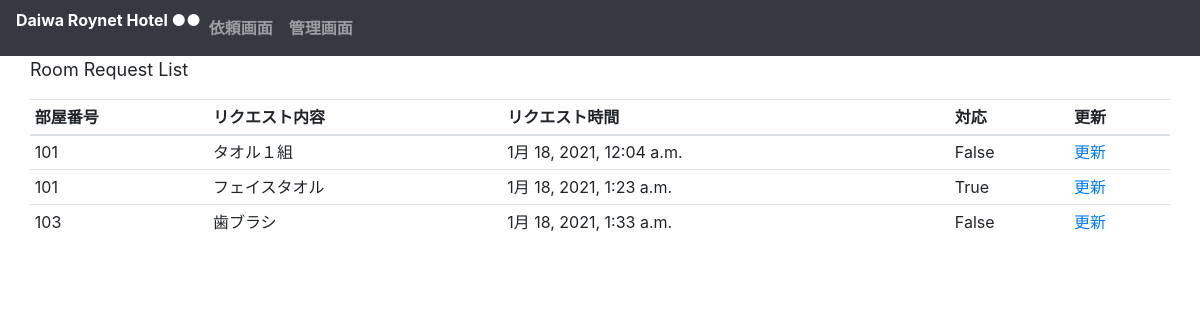
The page /roomrequest_list/ on the database its author committed.
### room/models.py (models this page shows, shortened)
class RoomRequest(models.Model):
    choice_area =(
        (1,'タオル１組'),
        (2,'バスタオル'),
        (3,'フェイスタオル'),
        (4,'歯ブラシ'),
        (5,'貸出物'),
    )
    room_number = models.ForeignKey(Room,on_delete=models.CASCADE)
    request = models.IntegerField(choices=choice_area)
    request_time = models.DateTimeField(default=timezone.now)
    comp = models.BooleanField(default=False)

class Room(models.Model):
    id = models.UUIDField(primary_key=True,default=uuid.uuid4,editable=False)
    room_number = models.CharField(max_length=4,verbose_name="部屋番号")
    room_name = models.ForeignKey(RoomType,null=True,on_delete=models.SET_NULL)
    def __str__(self):
        return self.room_number

### room/views.py (the view)
# urls.py: path('roomrequest_list/',views.RoomRequestListView.as_view(),name="list"),
class RoomRequestListView(generic.ListView):
    model = RoomRequest
    template_name = 'room/roomrequest_list.html'

### room/templates/room/roomrequest_list.html
{% extends "room/base.html" %}
{% block content %}
<div class="container">
    <div class="row">
        <font size="4">
        <p>Room Request List</p>
        </font>
        <table class="table table-sm">
        <thead>
            <tr>
                <th scope="col">部屋番号</th>
                <th scope="col">リクエスト内容</th>
                <th scope="col">リクエスト時間</th>
                <th scope="col">対応</th>
                <th scope="col">更新</th>
            </tr>
        </thead>
        <tbody>
            {% for i in object_list %}
            <tr>
                <td>{{ i.room_number }}</td>
                <td>{{  i.get_request_display }}</td>
                <td>{{  i.request_time }}</td>
                <td>{{  i.comp }}</td>
                <td><a href="{% url 'update' i.pk %}">更新</a></td>
            </tr>
            {% endfor %}
        </tbody>
        </table>
    </div>
</div>
{% endblock %}

### room/templates/room/base.html (shortened to what this page needs)
<!doctype html>
<html lang="ja">
<head>
    <link rel="stylesheet" href="https://stackpath.bootstrapcdn.com/bootstrap/4.1.0/css/bootstrap.min.css"
>
</head>
<body>
    <nav class="navbar navbar-expand-lg navbar-dark bg-dark text-white font-weight-bold" id="top-navbar">
        <ul class="navbar-nav mr-auto">
            <li>
                Daiwa Roynet Hotel ●●
            </li>
            <li>
                <a class="nav-item nav-link" href="{% url 'request' %}">依頼画面</a>
            </li>
            <li>
                <a class="nav-item nav-link" href="{% url 'list' %}">管理画面</a>
            </li>
        </ul>
    </nav>
    <div class="container">
        <div class="row">
            {% block content %}{% endblock %}
        </div>
    </div>
</body>
</html>

### rows shown on the page
RoomRequest: room_number "101", request "タオル１組", request_time "1月 18, 2021, 12:04 a.m.", comp "False"
RoomRequest: room_number "101", request "フェイスタオル", request_time "1月 18, 2021, 1:23 a.m.", comp "True"
RoomRequest: room_number "103", request "歯ブラシ", request_time "1月 18, 2021, 1:33 a.m.", comp "False"
